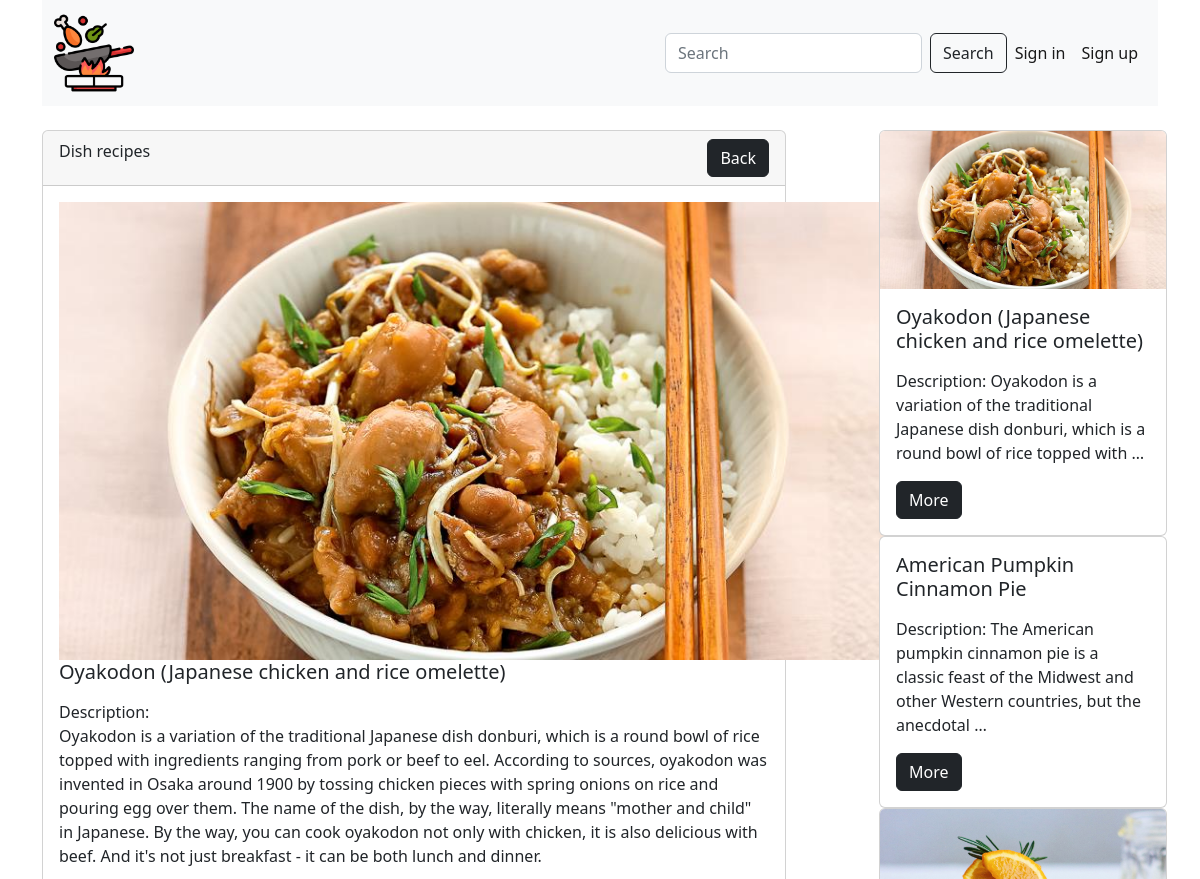
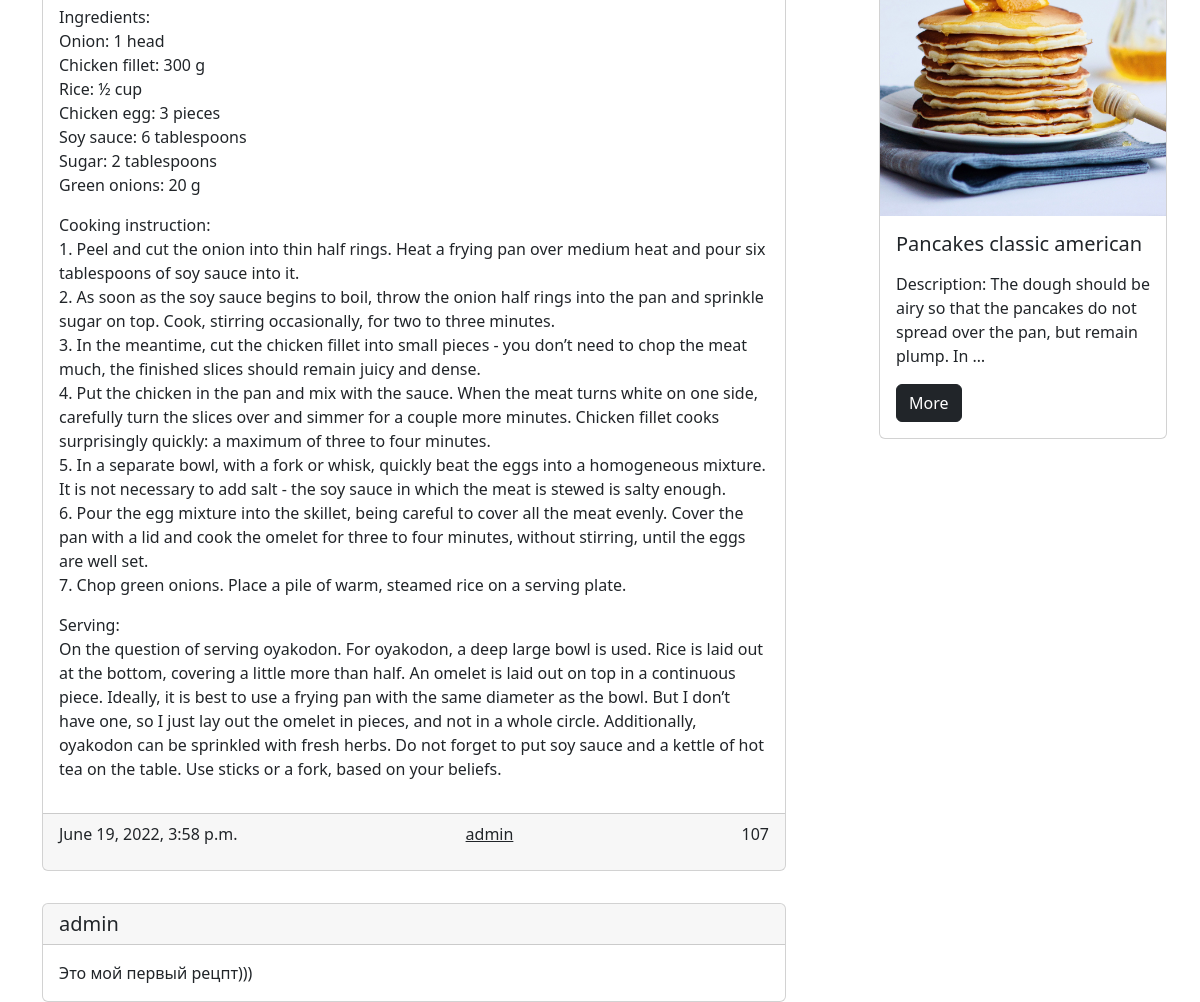
The app's page /post/1/ with its own data (2 pictures, top to bottom).
### web_site/models.py (models this page shows, shortened)
class Post(models.Model):
    title = models.CharField(max_length=50, verbose_name='Recipe title')
    content = models.TextField(default='Recipe description coming soon', verbose_name='Recipe text')
    created_at = models.DateTimeField(auto_now_add=True, verbose_name='Creation date')
    updated_at = models.DateTimeField(auto_now=True, verbose_name='Update date')
    photo = models.ImageField(upload_to='photos/', blank=True, null=True, verbose_name='Image')
    watched = models.IntegerField(default=0, verbose_name='Views')
    is_published = models.BooleanField(default=True, verbose_name='Is published')
    category = models.ForeignKey(Category, on_delete=models.CASCADE, verbose_name='Category')
    author = models.ForeignKey(User, default=None, null=True, blank=True, on_delete=models.CASCADE)
    def get_absolute_url(self):
        return reverse('post_detail', kwargs={'pk': self.pk})
    class Meta:
        verbose_name = 'Recipe'
        verbose_name_plural = 'Recipes'

class Category(models.Model):
    title = models.CharField(max_length=300, verbose_name='Category title')
    class Meta:
        verbose_name = 'Category'
        verbose_name_plural = 'Categories'

class Comment(models.Model):
    post = models.ForeignKey(Post, on_delete=models.CASCADE)
    user = models.ForeignKey(User, on_delete=models.CASCADE)
    text = models.TextField()
    created_at = models.DateTimeField(auto_now_add=True)

### web_site/views.py (the view)
# urls.py: path('post/<int:pk>/', ArticleDetail.as_view(), name='post_detail'),
class ArticleDetail(DetailView):
    model = Post
    template_name = 'web_site/article_detail.html'
    def get_queryset(self):
        return Post.objects.filter(pk=self.kwargs['pk'])
    def get_context_data(self, **kwargs):
        context = super().get_context_data()
        article = Post.objects.get(pk=self.kwargs['pk'])
        article.watched += 1
        article.save()
        context['title'] = f'Recipe: {article.title}'
        context['comments'] = Comment.objects.filter(post=article)
        posts = Post.objects.all()
        posts = posts.order_by('-watched')[:4]
        context['posts'] = posts
        if self.request.user.is_authenticated:
            context['comment_form'] = CommentForm()
        return context

### web_site/templates/web_site/article_detail.html (shortened to what this page needs)
{% extends 'base.html' %}
{% block main %}
<br>
<div class="d-flex justify-content-between">
    <div class="col-8">
        <div class="card">
            <div class="card-header d-flex justify-content-between">
                {{ post.category.title }}
                <div>
                    <a href="{% url 'index' %}" class="btn btn-dark">Back</a>
                </div>
            </div>
            <div class="card-body">
                {% if post.photo %}
                <img src="{{ post.photo.url }}" alt="" width="830">
                {% else %}
                <img src="https://imagesvc.meredithcorp.io/v3/mm/image?url=https%3A%2F%2Fstatic.onecms.io%2Fwp-content%2Fuploads%2Fsites%2F23%2F2020%2F01%2F02%2Fcooking.jpg"
                     alt="" width="830">
                {% endif %}
                <h5 class="card-title">{{ post.title }}</h5>
                <p class="card-text">{{ post.content|linebreaks }}</p>
            </div>
            <div class="card-footer d-flex justify-content-between">
                <p class="card-text">{{ post.created_at }}</p>
                <a href="{% url 'profile' post.author.pk %}" class="link-dark">{{ post.author }}</a>
                <p class="card-text">{{ post.watched }}</p>
            </div>
        </div>
        <br>
        {% for comment in comments %}
        <div class="card mt-2">
            <h5 class="card-header">{{ comment.user.username }}</h5>
            <div class="card-body">
                <p class="card-text">{{ comment.text }}</p>
            </div>
        </div>
        {% endfor %}
    </div>
    <div class="col-3">
        {% for post in posts %}
        <div class="card" style="width: 18rem;">
            {% if post.photo %}
            <img class="card-img-top" src="{{ post.photo.url }}" alt="" width="830">
            {% else %}
            <img class="card-img-top" src="https://imagesvc.meredithcorp.io/v3/mm/image?url=https%3A%2F%2Fstatic.onecms.io%2Fwp-content%2Fuploads%2Fsites%2F23%2F2020%2F01%2F02%2Fcooking.jpg"
                 alt="" width="830">
            {% endif %}
            <div class="card-body">
                <h5 class="card-title">{{ post.title }}</h5>
                <p class="card-text">{{ post.content|truncatewords:20|linebreaks }}</p>
                <a href="{{ post.get_absolute_url }}" class="btn btn-dark">More</a>
            </div>
        </div>
        {% endfor %}
    </div>
</div>
{% endblock main %}

### templates/base.html (shortened to what this page needs)
{% load static %}
<!doctype html>
<html lang="en">
<head>
    <link href="https://cdn.jsdelivr.net/npm/bootstrap@5.2.0-beta1/dist/css/bootstrap.min.css" rel="stylesheet"
>
    <link rel="stylesheet" type="text/css" href="{% static 'web_site/style.css' %}">
</head>
<body>
<div class="container">
    <header>
        {% include 'components/_navbar.html' %}
    </header>
    <main>
        {% block main %}
        {% endblock main %}
    </main>
</div>
</body>
</html>

### templates/components/_navbar.html (shortened to what this page needs)
{% load static %}
<nav class="navbar navbar-expand-lg bg-light">
    <div class="container-fluid">
        <a class="navbar-brand" href="{% url 'index' %}">
            <img src="{% static 'web_site/img/def.png' %}" alt="" width="80">
        </a>
        <div class="collapse navbar-collapse" id="navbarSupportedContent">
            <div class="d-flex">
                <form class="d-flex" role="search" method="get" action="{% url 'search_results' %}">
                    <input name="q" class="form-control me-2" type="search" placeholder="Search" aria-label="Search">
                    <button class="btn btn-outline-dark" type="submit">Search</button>
                </form>
                <ul class="navbar-nav me-auto mb-2 mb-lg-0">
                    {% if not request.user.is_authenticated %}
                    <li class="nav-item">
                        <a class="nav-link active" aria-current="page" href="{% url 'login' %}">Sign in</a>
                    </li>
                    <li class="nav-item">
                        <a class="nav-link active" aria-current="page" href="{% url 'register' %}">Sign up</a>
                    </li>
                    {% endif %}
                </ul>
            </div>
        </div>
    </div>
</nav>

### records on screen
Post: category "Dish recipes", photo (picture), title "Oyakodon (Japanese chicken and rice omelette)", content "Description: Oyakodon is a variation of the traditional Japanese dish donburi, which is a round bowl of rice topped with ingredients ranging from pork or beef to eel. According to sources, oyakodon was invented in Osaka around 1900 by tossing chicken pieces with spring onions on rice and pouring egg over them. The name of the dish, by the way, literally means \"mother and child\" in Japanese. By the way, you can cook oyakodon not only with chicken, it is also delicious with beef. And it's not just breakfast - it can be both lunch and dinner. Ingredients: Onion: 1 head Chicken fillet: 300 g Rice: ½ cup Chicken egg: 3 pieces Soy sauce: 6 tablespoons Sugar: 2 tablespoons Green onions: 20 g…", created_at "June 19, 2022, 3:58 p.m.", author "admin", watched "107", content "Description: Oyakodon is a variation of the traditional Japanese dish donburi, which is a round bowl of rice topped with …"
Comment: user.username "admin", text "Это мой первый рецпт)))"
Post: title "American Pumpkin Cinnamon Pie", content "Description: The American pumpkin cinnamon pie is a classic feast of the Midwest and other Western countries, but the anecdotal …"
Post: photo (picture), title "Pancakes classic american", content "Description: The dough should be airy so that the pancakes do not spread over the pan, but remain plump. In …"
